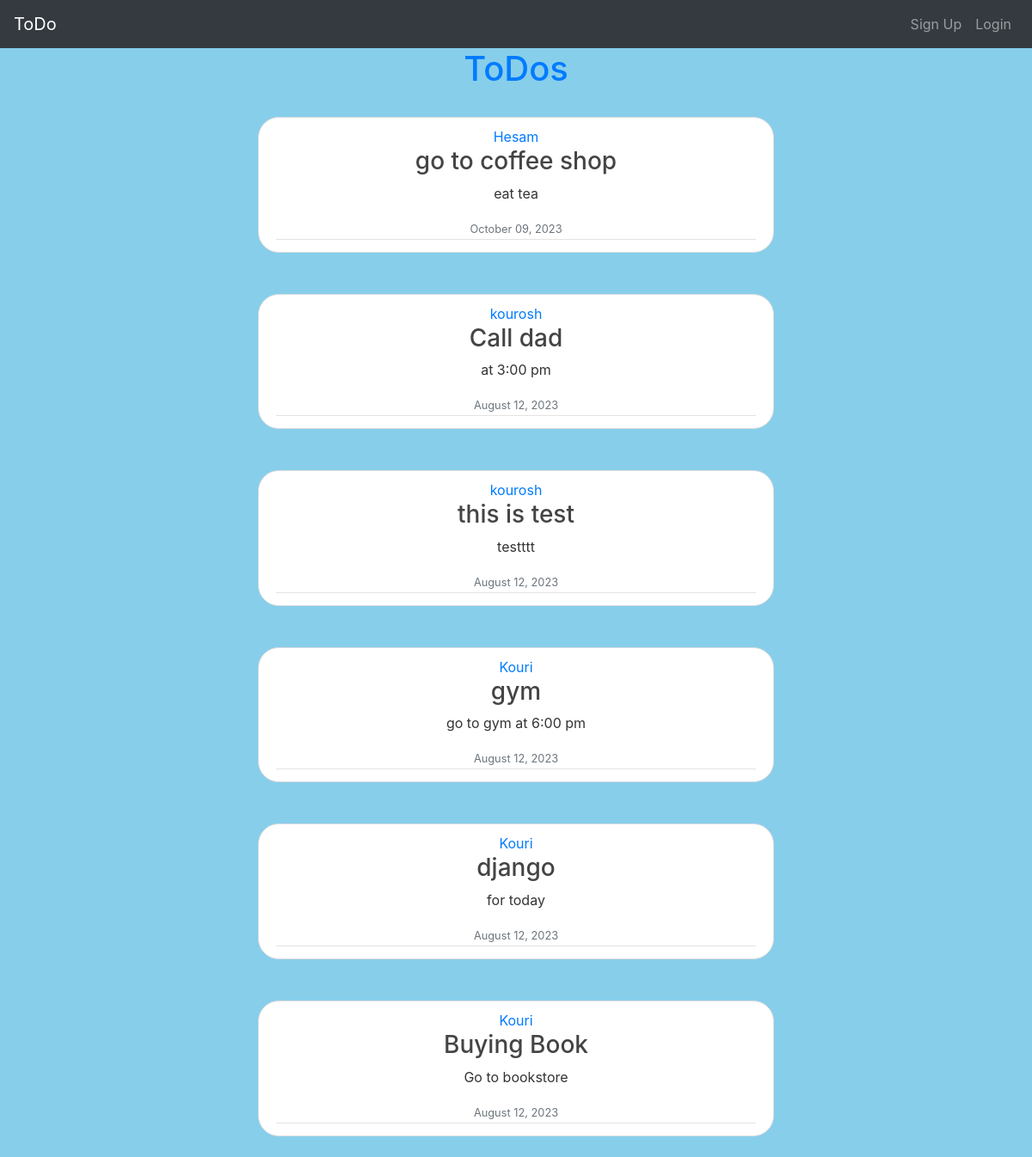
The page / on the database its author committed.
### todoList/models.py (models this page shows)
class ToDo(models.Model):
    author = models.ForeignKey(User, on_delete=models.CASCADE)
    title = models.CharField(max_length=200)
    content = models.TextField()
    done = models.BooleanField(default=False)
    date = models.DateTimeField(default=timezone.now)

### todoList/views.py (the view)
# urls.py: path('', todo_list, name='todo_list'),
def todo_list(request):
    todos = ToDo.objects.order_by('-date')
    return render(request, 'todoList/todo.html', {'todos': todos})

### todoList/templates/todoList/todo.html (shortened to what this page needs)
{% extends 'blog/base.html' %} {% block content %}
<h1 class="text-center text-primary">ToDos</h1>
{% for todo in todos %}
<div class="row justify-content-center">
  <article
    class="m-4 media content-section text-center"
    style="width: 50vw; border-radius: 1.5rem"
  >
    <div class="media-body">
      <div class="article-metadata">
        <a href="{% url 'user_todo_list' todo.author.username %}"
          >{{ todo.author }}</a
        >
        <h3>{{ todo.title }}</h3>
        <p class="article-content">{{ todo.content }}</p>
        <small class="text-muted">{{ todo.date|date:"F d, Y" }}</small>
      </div>
    </div>
  </article>
</div>
{% endfor %}
{% endblock content %}

### todoList/static/todoList/main.css (style rules this page uses)
body { background: #fafafa; color: #333333; }
h1, h2, h3, h4, h5, h6 { color: #444444; }
.content-section { background: #ffffff; padding: 10px 20px; border: 1px solid #dddddd; border-radius: 3px; margin-bottom: 20px; }
.article-content { white-space: pre-line; }
.article-metadata { padding-bottom: 1px; margin-bottom: 4px; border-bottom: 1px solid #e3e3e3; }

### rows shown on the page
ToDo: author "Hesam", title "go to coffee shop", content "eat tea", date "October 09, 2023"
ToDo: author "kourosh", title "Call dad", content "at 3:00 pm", date "August 12, 2023"
ToDo: author "kourosh", title "this is test", content "testttt", date "August 12, 2023"
ToDo: author "Kouri", title "gym", content "go to gym at 6:00 pm", date "August 12, 2023"
ToDo: author "Kouri", title "django", content "for today", date "August 12, 2023"
ToDo: author "Kouri", title "Buying Book", content "Go to bookstore", date "August 12, 2023"
